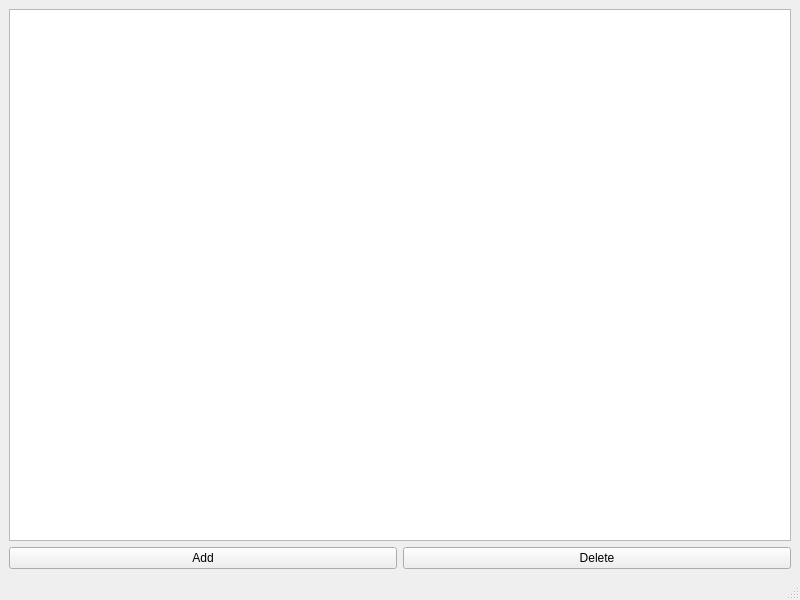
<?xml version="1.0" encoding="UTF-8"?>
<ui version="4.0">
 <class>HouseholdManager</class>
 <widget class="QMainWindow" name="HouseholdManager">
  <property name="geometry">
   <rect>
    <x>0</x>
    <y>0</y>
    <width>800</width>
    <height>600</height>
   </rect>
  </property>
  <property name="windowTitle">
   <string>Household Manager</string>
  </property>
  <widget class="QWidget" name="centralwidget">
   <layout class="QGridLayout" name="gridLayout">
    <item row="0" column="0" colspan="2">
     <widget class="QTableView" name="tableView"/>
    </item>
    <item row="1" column="0">
     <widget class="QPushButton" name="pushButtonAdd">
      <property name="text">
       <string>Add</string>
      </property>
     </widget>
    </item>
    <item row="1" column="1">
     <widget class="QPushButton" name="pushButtonDelete">
      <property name="text">
       <string>Delete</string>
      </property>
     </widget>
    </item>
   </layout>
  </widget>
  <widget class="QMenuBar" name="menubar">
   <property name="geometry">
    <rect>
     <x>0</x>
     <y>0</y>
     <width>800</width>
     <height>21</height>
    </rect>
   </property>
  </widget>
  <widget class="QStatusBar" name="statusbar"/>
 </widget>
 <resources/>
 <connections/>
</ui>
